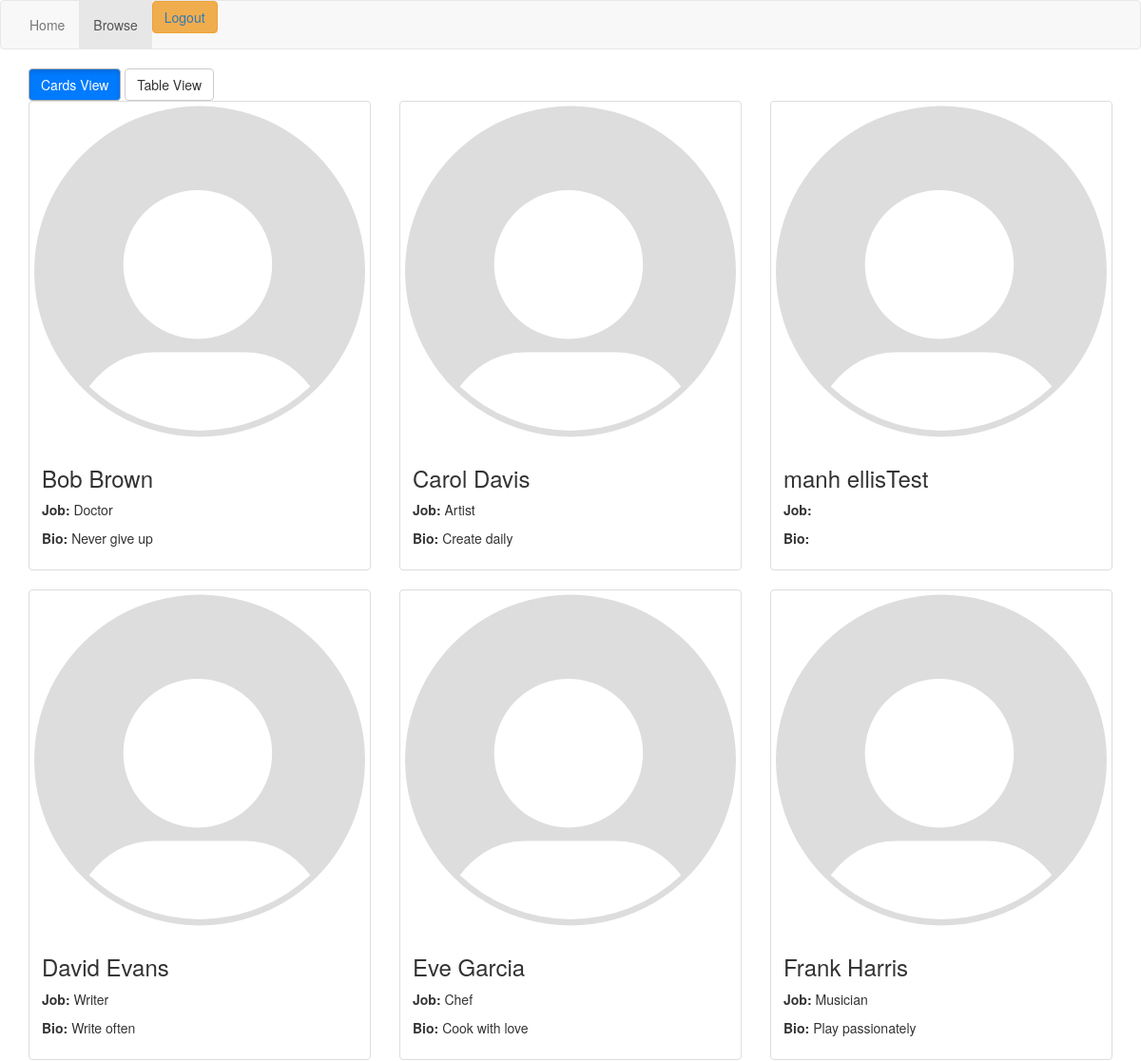
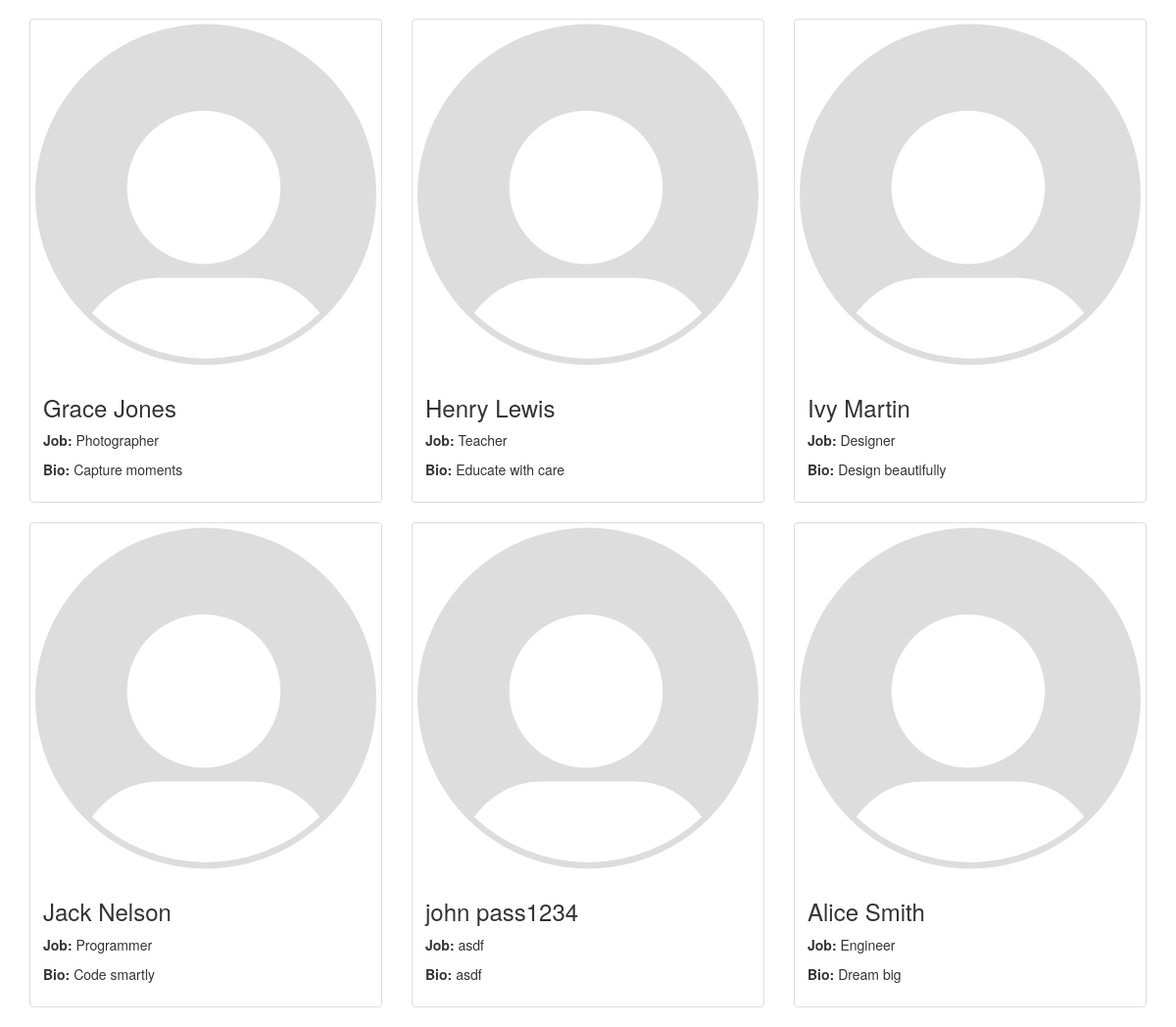
The app's page /browse.php (signed in) with its own data (2 pictures, top to bottom).
### tables this page shows
CREATE TABLE `students_login` (
  `id` int(8) NOT NULL,
  `fn` varchar(16) NOT NULL,
  `ln` varchar(16) NOT NULL,
  `photo` varchar(64) DEFAULT NULL,
  `job` varchar(64) DEFAULT NULL,
  `words` varchar(256) DEFAULT NULL,
  `inspire` varchar(256) DEFAULT NULL,
  `dislike` varchar(256) DEFAULT NULL,
  `email` varchar(100) NOT NULL,
  `password` varchar(255) NOT NULL
);

### browse.php (the view, shortened to what this page needs)
<?php
include_once 'crud.php';
?>
<!DOCTYPE html>
<html>
<head>
    <link rel="stylesheet" href="https://maxcdn.bootstrapcdn.com/bootstrap/3.3.7/css/bootstrap.min.css">
</head>
<body>
    <header>
        <nav class="navbar navbar-default">
            <div class="container-fluid">
                <ul class="nav navbar-nav">
                    <li><a href="index.php">Home</a></li>
                    <li class="active"><a href="browse.php">Browse</a></li>
                    <li><button type="button" class="btn btn-warning"><a href="logout.php">Logout</a></button></li>
                </ul>
            </div>
        </nav>
    </header>
    <div class="container">
        <div class="view-switch">
            <button class="btn btn-default active" id="cards-view-btn">Cards View</button>
            <button class="btn btn-default" id="table-view-btn">Table View</button>
        </div>
        <div id="cards-view">
            <div class="row">
                <?php
                $res = $mySQLiconn->query("SELECT * FROM students_login  ORDER BY ln, fn ASC");
                while ($row = $res->fetch_assoc()) {
                    echo '<div class="col-md-4">';
                    echo '<div class="thumbnail" onclick="location.href=\'student_page.php?id='.htmlspecialchars($row['id']).'\'" style="cursor:pointer;">';
                    if ($row['photo'] == "") {
                        echo '<img src="./img/Default_pfp.svg" alt="Default Image" style="width:100%; height:auto;">';
                    }else if (!is_null($row['photo'])) {
                        echo '<img src="./uploaded_files/'.htmlspecialchars($row['photo']).'" alt="Student Photo" style="width:100%; height:auto;">';
                    }
                    echo '<div class="caption">';
                    echo '<h3>'.htmlspecialchars($row['fn']).' '.htmlspecialchars($row['ln']).'</h3>';
                    echo '<p><strong>Job:</strong> '.htmlspecialchars($row['job']).'</p>';
                    echo '<p><strong>Bio:</strong> '.htmlspecialchars($row['words']).'</p>';
                    echo '</div>';
                    echo '</div>';
                    echo '</div>';
                }
                ?>
            </div>
        </div>
    </div>
</body>
</html>

### browse.php (style rules this page uses)
.view-switch .btn.active { background-color: #007bff; color: white; }

### records on screen
students_login: fn "Bob", ln "Brown", job "Doctor", words "Never give up"
students_login: fn "Carol", ln "Davis", job "Artist", words "Create daily"
students_login: fn "manh", ln "ellisTest"
students_login: fn "David", ln "Evans", job "Writer", words "Write often"
students_login: fn "Eve", ln "Garcia", job "Chef", words "Cook with love"
students_login: fn "Frank", ln "Harris", job "Musician", words "Play passionately"
students_login: fn "Grace", ln "Jones", job "Photographer", words "Capture moments"
students_login: fn "Henry", ln "Lewis", job "Teacher", words "Educate with care"
students_login: fn "Ivy", ln "Martin", job "Designer", words "Design beautifully"
students_login: fn "Jack", ln "Nelson", job "Programmer", words "Code smartly"
students_login: fn "john", ln "pass1234", job "asdf", words "asdf"
students_login: fn "Alice", ln "Smith", job "Engineer", words "Dream big"
